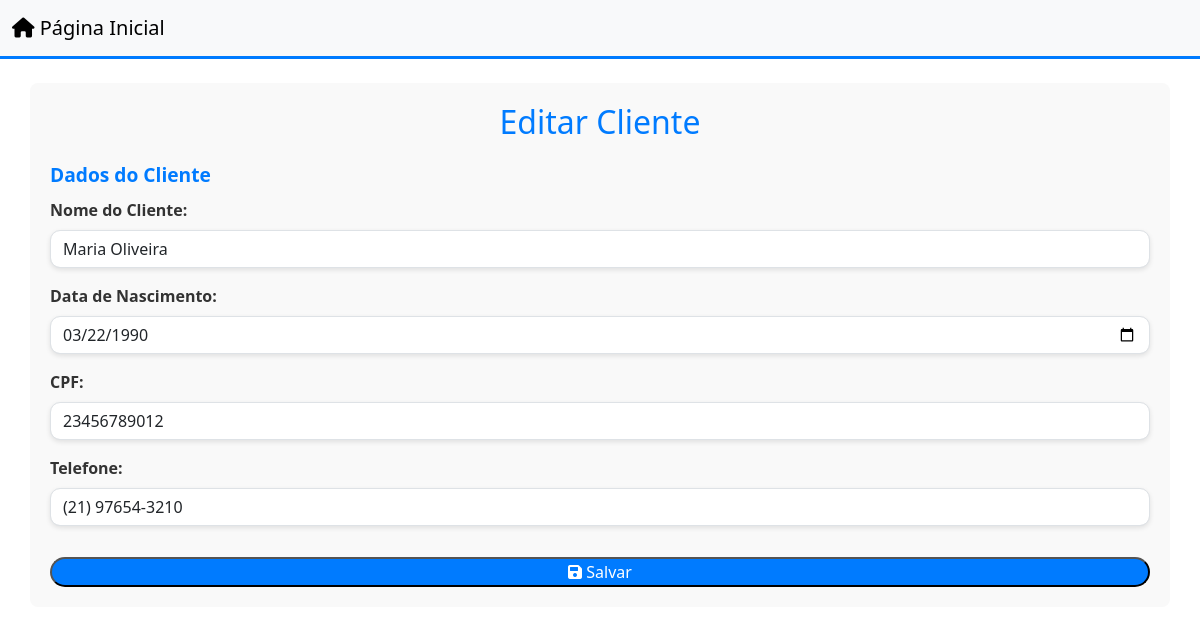
The page /cliente.php?id=2 (signed in) on the database its author committed.
### tables this page shows
CREATE TABLE IF NOT EXISTS `cliente` (
  `idcliente` INT NOT NULL AUTO_INCREMENT,
  `cpf` VARCHAR(45) NOT NULL,
  `telefone` VARCHAR(45) NOT NULL,
  `nome` VARCHAR(100) NOT NULL,
  `data_de_nascimento` DATE NOT NULL,
  PRIMARY KEY (`idcliente`));

### public/cliente.php (the view, shortened to what this page needs)
<?php
require_once "../controle/conexao.php";
if (isset($_GET['id'])) {
    $id = $_GET['id'];
    $sql = "SELECT * FROM cliente WHERE idcliente = $id";
    $resultado = mysqli_query($conexao, $sql);
    if ($linha = mysqli_fetch_array($resultado)) {
        $nome = $linha['nome'];
        $cpf = $linha['cpf'];
        $telefone = $linha['telefone'];
        $data_de_nascimento = $linha['data_de_nascimento'];
        $botao = "Salvar";
    }
}
?>
<!DOCTYPE html>
<html lang="pt-br">
<head>
    <link href="https://cdn.jsdelivr.net/npm/bootstrap@5.3.3/dist/css/bootstrap.min.css" rel="stylesheet">
    <link href="https://cdnjs.cloudflare.com/ajax/libs/font-awesome/6.0.0-beta3/css/all.min.css" rel="stylesheet">
</head>
<body>
    <nav class="navbar navbar-expand-lg navbar-light bg-light">
        <div class="container-fluid">
            <a class="navbar-brand" href="home.php"><i class="fas fa-home"></i> Página Inicial</a>
        </div>
    </nav>
    <div class="container mt-4">
        <h1 class="text-center"><?php echo ($id > 0) ? "Editar" : "Cadastrar"; ?> Cliente</h1>
        <form action="../controle/cliente.php" method="POST" class="form-cadastro">
            <fieldset>
                <legend>Dados do Cliente</legend>
                <div class="mb-3">
                    <label for="nome" class="form-label" title="Informe o nome completo do cliente">Nome do Cliente:</label>
                    <input type="text" id="nome" name="nome" placeholder="Nome" class="form-control" value="<?php echo $nome; ?>"
                        title="Digite o nome completo do cliente" required>
                </div>
                <div class="mb-3">
                    <label for="data_de_nascimento" class="form-label" title="Informe a data de nascimento do cliente">Data de Nascimento:</label>
                    <input type="date" id="data_de_nascimento" name="data_de_nascimento" class="form-control"
                        value="<?php echo $data_de_nascimento; ?>"
                        title="Digite a data de nascimento no formato dia/mês/ano" required>
                </div>
                <div class="mb-3">
                    <label for="cpf" class="form-label" title="Informe o CPF do cliente">CPF:</label>
                    <input type="text" id="cpf" name="cpf" placeholder="CPF" class="form-control" value="<?php echo $cpf; ?>"
                        title="Digite o CPF no formato XXX.XXX.XXX-XX" required>
                </div>
                <div class="mb-3">
                    <label for="telefone" class="form-label" title="Informe o telefone do cliente">Telefone:</label>
                    <input type="text" id="telefone" name="telefone" placeholder="Telefone" class="form-control"
                        value="<?php echo $telefone; ?>"
                        title="Digite o telefone no formato (DDD) 9XXXX-XXXX" required>
                </div>
            </fieldset>
            <button type="submit" class="btn-submit btn-lg"
                title="Clique para salvar os dados do cliente">
                <i class="fas fa-save"></i> <?php echo $botao; ?>
            </button>
        </form>
    </div>
</body>
</html>

### public/cliente.php (style rules this page uses)
.navbar { border-bottom: 3px solid #007bff; }
.form-control { border-radius: 10px; box-shadow: 0 2px 5px rgba(0, 0, 0, 0.1); }
.container { background-color: #f9f9f9; border-radius: 8px; padding: 20px; }
.form-label { font-weight: bold; color: #333; }
h1 { color: #007bff; font-size: 2rem; margin-bottom: 20px; }
.btn-submit { background-color: #007bff; color: white; border-radius: 25px; width: 100%; }
.form-cadastro fieldset { border: none; margin-bottom: 15px; }
.form-cadastro legend { font-weight: bold; color: #007bff; font-size: 1.2rem; }
.form-cadastro input { margin-bottom: 10px; }

### rows shown on the page
cliente: nome "Maria Oliveira", data_de_nascimento "03/22/1990", cpf "23456789012", telefone "(21) 97654-3210"

### other values the page prints
$botao "Salvar"
